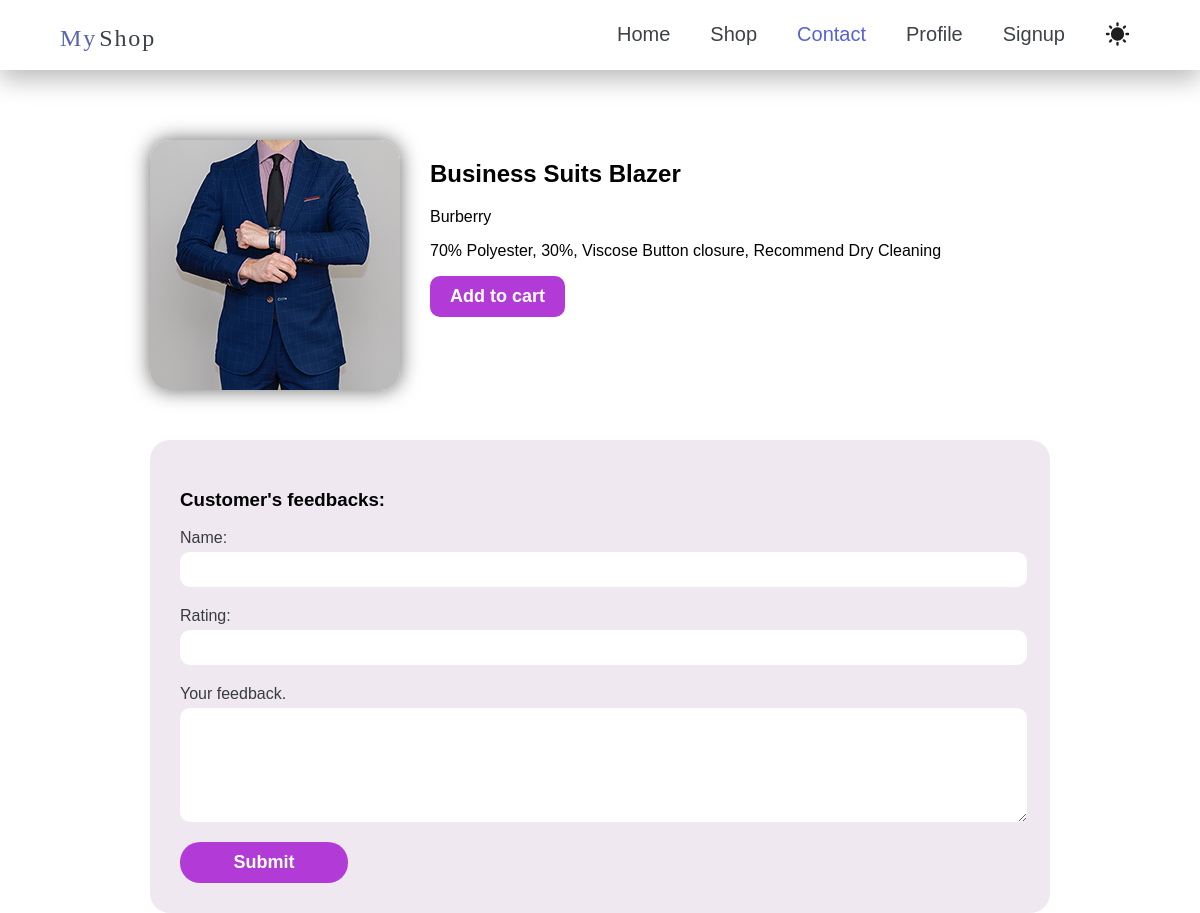
Page /products/Burberry/4 on the committed database.
### products/models.py (models this page shows, shortened)
class Product(models.Model):
    title = models.CharField(max_length=70)
    description = models.TextField()
    category = models.ManyToManyField(Category)
    image = models.ImageField(blank=True, upload_to="product-img") #uploat_to assigns a folder for the upload file
    brand = models.ForeignKey(Brand, on_delete=models.CASCADE, null=True)
    price = models.PositiveIntegerField()
    slug = models.SlugField(blank=True)
    is_bestseller = models.BooleanField(default=False)
    suggestions = models.ManyToManyField("self", blank=True)

class Brand(models.Model):
    name = models.CharField(max_length=50)
    logo = models.ImageField(blank=True, upload_to="product-brand")
    address = models.OneToOneField(Address, on_delete=models.CASCADE, null=True)

### products/views.py (the view, shortened to what this page needs)
# urls.py: path('products/<product_brand>/<product_slug>', views.product_page, name="product_page")
def product_page(request, product_brand, product_slug):
    product = Product.objects.get(slug=product_slug)
    form = FeedbackForm()
    reviews = Feedback.objects.filter(product = product)
    context = {
        "product": product,
        "form": form,
        "reviews": reviews,
    }
    return render(
        request,
        "products/product.html",
        context=context,
    )

### products/forms.py
class FeedbackForm(forms.Form):
    name = forms.CharField(max_length=20, required=True)
    rating = forms.IntegerField(min_value=1, max_value=5)
    feedback = forms.CharField(label="Your feedback.", widget=forms.Textarea(attrs={
        "rows":5,
    }))

### products/templates/products/product.html (shortened to what this page needs)
{% extends 'base.html' %}
{% load static %}
{% block css %}{% static 'products/product.css' %}{% endblock css %}
{% block body %}
  {% include "includes/_nav.html" %}
  <main>
    <section id="product-con">
      <img src="{{product.image.url}}" alt="product-image">
      <div>
        <h1>{{product.title}}</h1>
        <p>{{product.brand.name}}</p>
        <p>{{product.description}}</p>
        <button type="button">Add to cart</button>
      </div>
    </section>
    <section id="feedback">
      <h3>Customer's feedbacks:</h3>
      <div>
        <form method="POST">
          {% for field in form %}
            {{field.label_tag}}
            {{field}}
          {% endfor %}
          <button type="submit">Submit</button>
        </form>
      </div>
    </section>
  </main>
{% endblock body %}

### products/static/products/product.css (style rules this page uses)
body { font-family: Arial, Helvetica, sans-serif; margin: 0; }
main { width: 900px; margin: 0 auto; }
#product-con { margin: 70px 0 0; display: flex; gap: 0 30px; }
#product-con img { border-radius: 20px; box-shadow: 0px 0px 20px 0px rgba(0, 0, 0, 0.6); }
#product-con button { padding: 10px 20px; font-size: 18px; font-weight: 700; color: #fff; background-color: #b23ad7; border: none; border-radius: 10px; transition: all 0.3s ease-out; }
#feedback { margin: 50px 0 0; background-color: #efe8f1; color: #383d3b; padding: 30px 30px; border-radius: 20px; }
#feedback h3 { color: #000; }
#feedback label { display: block; font-weight: 300; }
#feedback input, #feedback textarea { display: block; width: 98%; border: none; border-radius: 10px; margin: 5px 0 20px; padding: 7px 12px; font-size: 1.1rem; }
#feedback button { font-size: 18px; padding: 10px 50px; background-color: #b23ad7; color: #fff; font-weight: 700; border: none; width: 20%; border-radius: 20px; transition: all 0.3s ease-out; }

### rows in the picture
Product: image (picture), title "Business Suits Blazer", brand.name "Burberry", description "70% Polyester, 30%, Viscose Button closure, Recommend Dry Cleaning"

### other values in the picture
{{ field.label_tag }} "Name:" "Rating:" "Your feedback."
